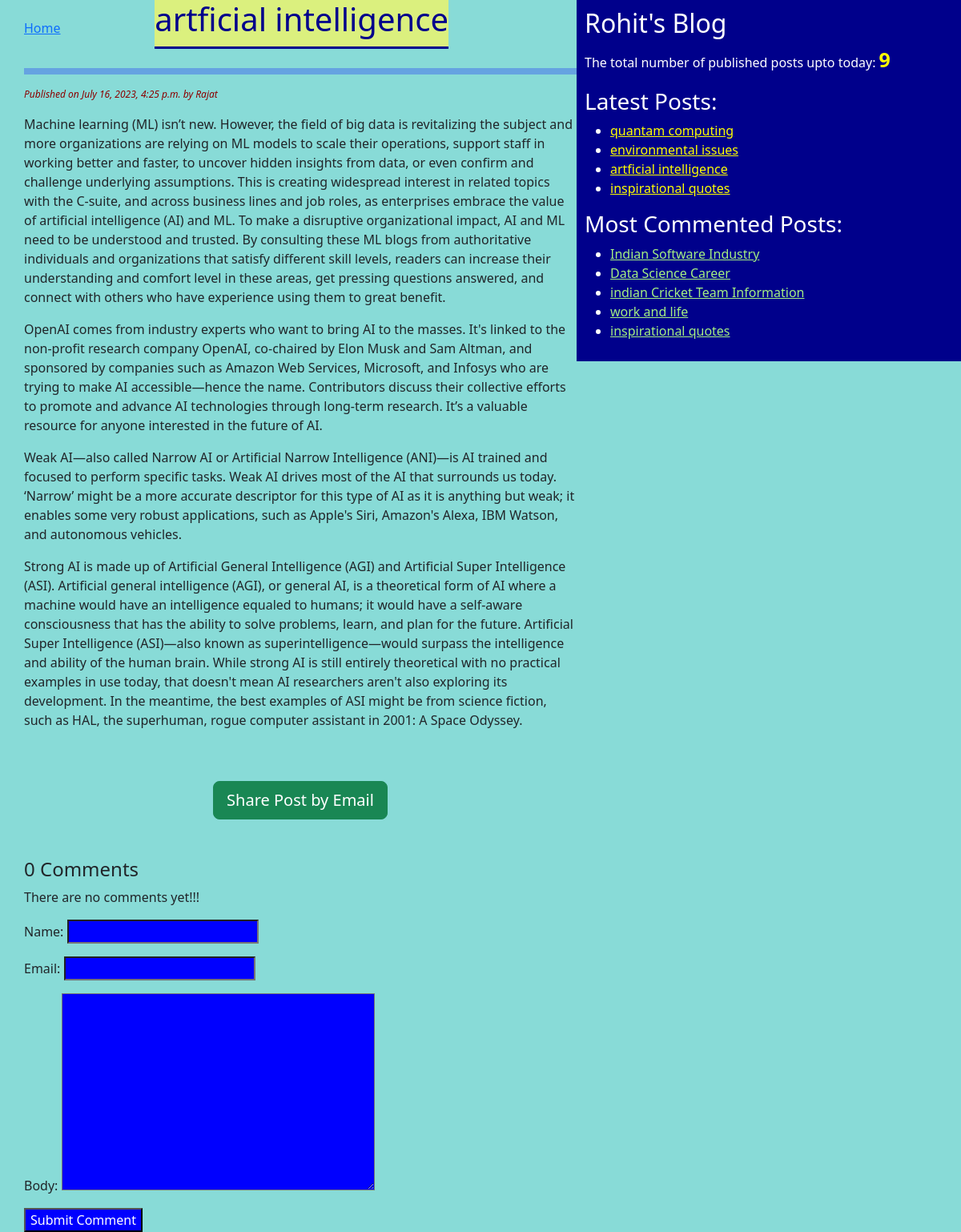
Screenshot of /2023/07/16/artficial-intelligence/ with the database file from the repository.
### blog/models.py (models this page shows, shortened)
class Post(models.Model):
    STATUS_CHOICES=(('draft','Draft'),('published','Published'))
    title = models.CharField(max_length=256)
    slug = models.SlugField(max_length=264,unique_for_date='publish')
    author = models.ForeignKey(User, on_delete=models.CASCADE ,related_name='blog_posts')
    body = models.TextField()
    publish = models.DateTimeField(default=timezone.now)
    created = models.DateTimeField(auto_now_add=True)
    updated = models.DateTimeField(auto_now=True)
    status = models.CharField(max_length=10,choices=STATUS_CHOICES,default='draft')
    objects = CustomManager()
    tags = TaggableManager()
    class Meta:
        ordering = ('-publish',)
    def get_absolute_url(self):
        return reverse('post_detail', args=[self.publish.year, self.publish.strftime('%m'), self.publish.strftime('%d'), self.slug])

### blog/views.py (the view)
# urls.py: path('<int:year>/<int:month>/<int:day>/<slug:post>/', views.post_detail_view, name='post_detail'),
def post_detail_view(request,year,month,day,post):
    post = get_object_or_404(Post,slug=post, status = 'published',publish__year = year,publish__month = month,publish__day = day)
    comments = post.comments.filter(active=True)
    csubmit = False
    if request.method=='POST':
        form = CommentForm(request.POST)
        if form.is_valid():
            new_comment = form.save(commit=False)
            new_comment.post = post
            new_comment.save()
            csubmit = True
    else:
        form = CommentForm()
    return render(request,'blogs/post_detail.html',{'post':post,'form':form,'csubmit':csubmit,'comments':comments})

### blog/forms.py
class CommentForm(forms.ModelForm):
    class Meta:
        model = Comment
        fields = ('name','email','body')

### blog/models.py (called while the page is built)
    def get_queryset(self):
        return super().get_queryset().filter(status='published')

### blog/templatetags/blog_tags.py (called while the page is built)
@register.simple_tag(name='my_tag')
def total_posts():
    return Post.objects.count()

@register.inclusion_tag('blogs/latest_posts123.html')
def show_latest_posts(count = 3):
    latest_posts =Post.objects.order_by('-publish')[:count]
    return {'latest_posts':latest_posts}

@register.simple_tag
def get_most_commented_posts(count=5):
    return Post.objects.annotate(total_comments=Count('comments')).order_by('-total_comments')[:count]

### templates/blogs/post_detail.html (shortened to what this page needs)
{%extends 'blogs/base.html' %}
    {%block content%}
        <div class="header">
            <a href="{% url 'post_list_view' %}" id="home">Home</a>
            <h1>{{ post.title }}</h1>
        </div><hr class="horizontal-line">
        <p id="date">Published on {{post.publish}} by {{post.author|title}}</p>
        {{post.body|linebreaks}}<br><br>
        <div class="container" align="center">
            <a href="/{{post.id}}/share" class="btn btn-lg btn-success">Share Post by Email</a><br><br><br>
        </div>
        <h4>{{post.comments.count}} Comment{{post.comments.count|pluralize}}</h4>
        {% if post.comments.all %}
            {% for comment in post.comments.all %}
                <p id="ch">Comment {{forloop.counter}} by {{comment.name}} on {{comment.created}}</p>
                <div class="cb">{{comment.body|linebreaks}}</div> <br>
            {%endfor%}
            {%else%}
                <p>There are no comments yet!!!</p>
        {%endif%}
        {%if csubmit %}
            <h4>Your Comment Added Successfully</h4>
            {%else%}
                <form method="post">
                    {{form.as_p}}
                    <input type="submit" name="" value="Submit Comment">
                </form>
        {%endif%}
    {%endblock%}

### templates/blogs/base.html (shortened to what this page needs)
<!DOCTYPE html>
{%load blog_tags%}
{% load static %}
<html lang="en">
<head>
    <link href="https://cdn.jsdelivr.net/npm/bootstrap@5.3.0/dist/css/bootstrap.min.css" rel="stylesheet">
    <link rel="stylesheet" href="{%static "css/blog.css" %}">
</head>
<body>
    <div class="content">
        {%block content%}{%endblock%}
    </div>
    <div class="sidebar">
        <h2>Rohit's Blog</h2>
        <p>The total number of published posts upto today: <span id="pcount"> {% my_tag %}</span></p>
        <h3>Latest Posts:</h3>{%show_latest_posts 4%}
        <h3>Most Commented Posts:</h3>
        {%get_most_commented_posts as most_commented_posts%}
        <ul>
            {%for post in most_commented_posts%}
            <li><a href="{{post.get_absolute_url}}" id="cmt">{{post.title}}</a></li>
            {%endfor%}
        </ul>
    </div>
</body>
</html>

### templates/blogs/latest_posts123.html
<ul>
    {%for post in latest_posts%}
    <li><a href="{{post.get_absolute_url}}" id="ln">{{post.title}}</a></li>
    {%endfor%}
</ul>

### static/css/blog.css (style rules this page uses)
.content { width:60%; float:left; padding: 0 0 0 30px; background: rgb(136, 219, 215); height: 100%; }
.sidebar { width: 40%; float: right; padding: 10px; background: darkblue; height: 100%; color: white; }
h1 { text-align: center; border-bottom: 3px solid darkblue ; padding-bottom: 10px; color: darkblue; background-color: rgb(219, 240, 126); }
body { background: rgb(136, 219, 215); }
#date { color: darkred; font-size: 12px; font-style: italic; }
input { background: blue; color: rgb(255, 255, 255); }
input,textarea { background: blue; color: white; }
#pcount { color: yellow; font-size: 25px; font-weight: bold; }
#ln { color: yellow; }
#cmt { color: rgb(165, 240, 130); }
.header { display: flex; justify-content: space-between; align-items: center; }
.header h1 { margin-right: 160px; }
.horizontal-line { border-top: 8px solid darkblue; filter: brightness(100000%) }

### rows the page displays
Post: publish "July 16, 2023, 4:25 p.m.", author "Rajat", body "Machine learning (ML) isn’t new. However, the field of big data is revitalizing the subject and more organizations are relying on ML models to scale their operations, support staff in working better and faster, to uncover hidden insights from data, or even confirm and challenge underlying assumptions. This is creating widespread interest in related topics with the C-suite, and across business lines and job roles, as enterprises embrace the value of artificial intelligence (AI) and ML. To make a disruptive organizational impact, AI and ML need to be understood and trusted. By consulting these ML blogs from authoritative individuals and organizations that satisfy different skill levels,…", comments.count "0", title "artficial intelligence"
Post: title "quantam computing"
Post: title "environmental issues"
Post: title "inspirational quotes"
Post: title "Indian Software Industry"
Post: title "Data Science Career"
Post: title "indian Cricket Team Information"
Post: title "work and life"
